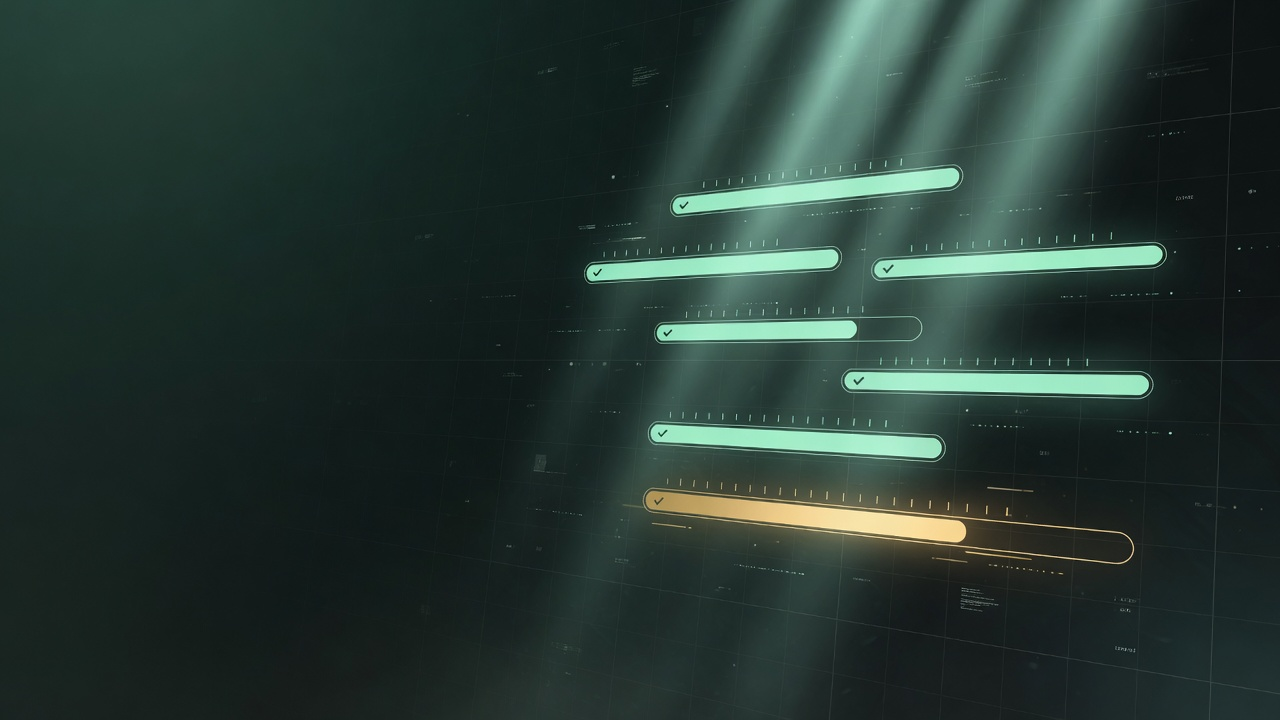
#> input picture assets/brand/imagine/og-mood-source.jpg, 1280 x 720 px
$ python compose_imagine_brand.py
#> lines starting #> are read from the running program, lines starting #| are printed output that depends on the picture
"""Composite Imagine mood art with exact brand text for OG / GitHub."""
from __future__ import annotations

import json
from pathlib import Path

from PIL import Image, ImageDraw, ImageFont, ImageFilter, ImageEnhance

from crewscore.scorers.structural_analysis import CONCEPT_COUNT

ROOT = Path(__file__).resolve().parents[1]
IMAGINE = ROOT / "assets" / "brand" / "imagine"
OUT_SOCIAL = ROOT / "docs" / "social-card.png"
OUT_BANNER = ROOT / "docs" / "github-banner.png"
OUT_APPLE = ROOT / "assets" / "brand" / "apple-touch-icon.png"
OUT_512 = ROOT / "assets" / "brand" / "icon-512.png"
OUT_HERO = ROOT / "assets" / "brand" / "hero-imagine.png"
CORPUS = ROOT / "docs" / "validation-corpus.json"

FONT_DIRS = [Path(r"C:\Windows\Fonts"), Path("/usr/share/fonts"), Path("/Library/Fonts")]
CAND = {
    "bold": ["segoeuib.ttf", "arialbd.ttf", "DejaVuSans-Bold.ttf"],
    "regular": ["segoeui.ttf", "arial.ttf", "DejaVuSans.ttf"],
    "mono": ["consola.ttf", "cour.ttf", "DejaVuSansMono.ttf"],
}


# [31 lines left out: functions load, corpus_stats, not called in this run]


def cover_crop(img: Image.Image, w: int, h: int) -> Image.Image:
#> called with w = 1200, h = 630
    img = img.convert("RGB")
#> img is the input picture: PIL image 1280x720 RGB; mean R, G, B 38.7, 56.4, 50.6
    scale = max(w / img.width, h / img.height)
#> scale = 0.938
    nw, nh = int(img.width * scale), int(img.height * scale)
#> nw = 1200; nh = 675
    img = img.resize((nw, nh), Image.Resampling.LANCZOS)
#> img: PIL image 1200x675 RGB
    left = (nw - w) // 2
#> left = 0
    top = (nh - h) // 2
#> top = 22
    return img.crop((left, top, left + w, top + h))
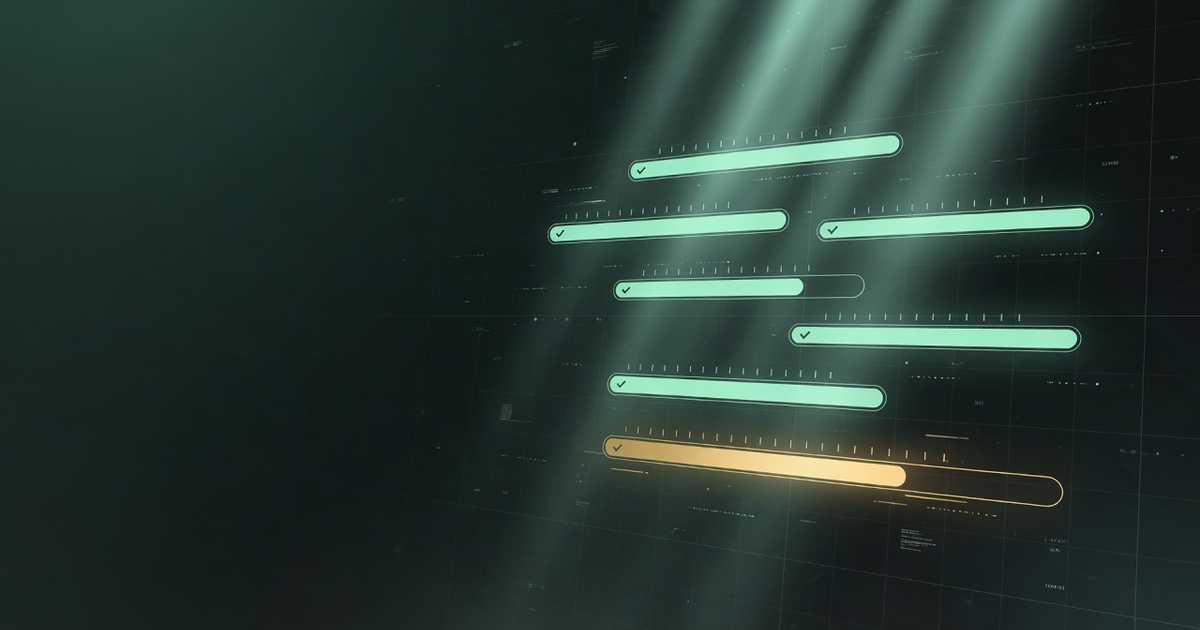
#> returned value: PIL image 1200x630 RGB; mean R, G, B 38.9, 56.6, 50.7


def darken(img: Image.Image, factor: float = 0.55) -> Image.Image:
    # multiply toward black for text legibility
#> called with factor = 0.48
    black = Image.new("RGB", img.size, (8, 14, 12))
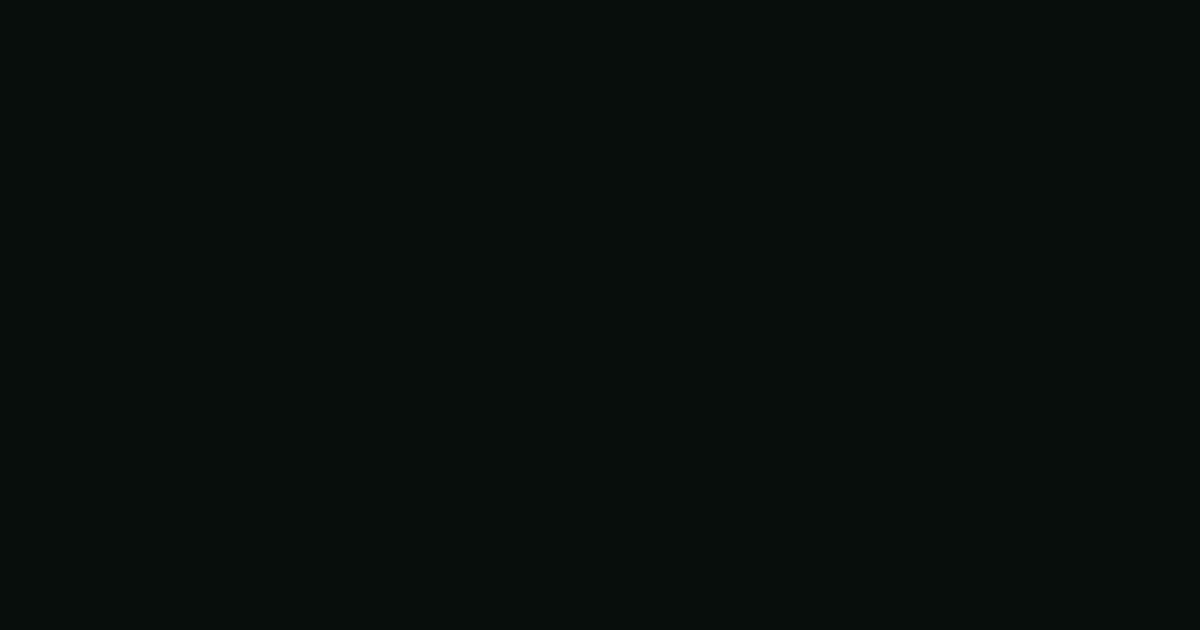
#> black: PIL image 1200x630 RGB; mean R, G, B 8, 14, 12
    return Image.blend(img, black, 1.0 - factor)
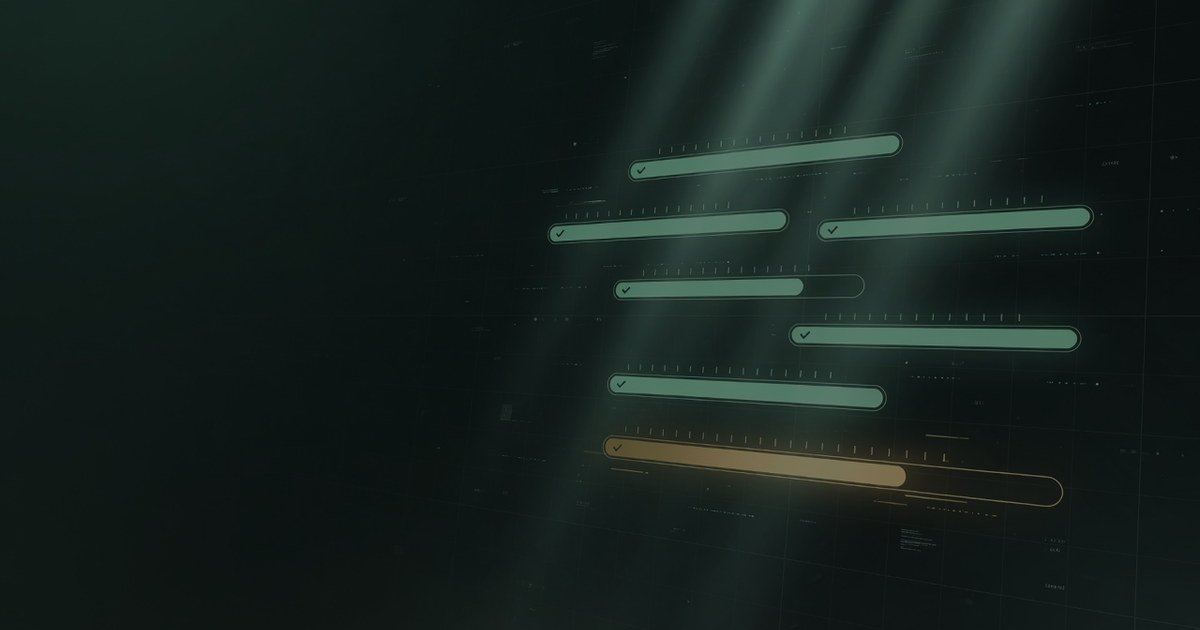
#> returned value: PIL image 1200x630 RGB; mean R, G, B 22.3, 34, 30.1


def composite_banner(mood_path: Path, out: Path, w: int, h: int) -> None:
    base = cover_crop(Image.open(mood_path), w, h)
    base = darken(base, 0.48)
    # left gradient for text
    overlay = Image.new("RGBA", (w, h), (0, 0, 0, 0))
#> overlay: PIL image 1200x630 RGBA; every value is 0
    d = ImageDraw.Draw(overlay)
    for x in range(0, int(w * 0.62)):
        alpha = int(200 * (1 - x / (w * 0.62)))
        d.line([(x, 0), (x, h)], fill=(10, 18, 14, alpha))
    base = Image.alpha_composite(base.convert("RGBA"), overlay).convert("RGB")
    d = ImageDraw.Draw(base)

    # small logo mark from imagine icon
#> (the run stopped early here; a loop or call above may not have finished)
